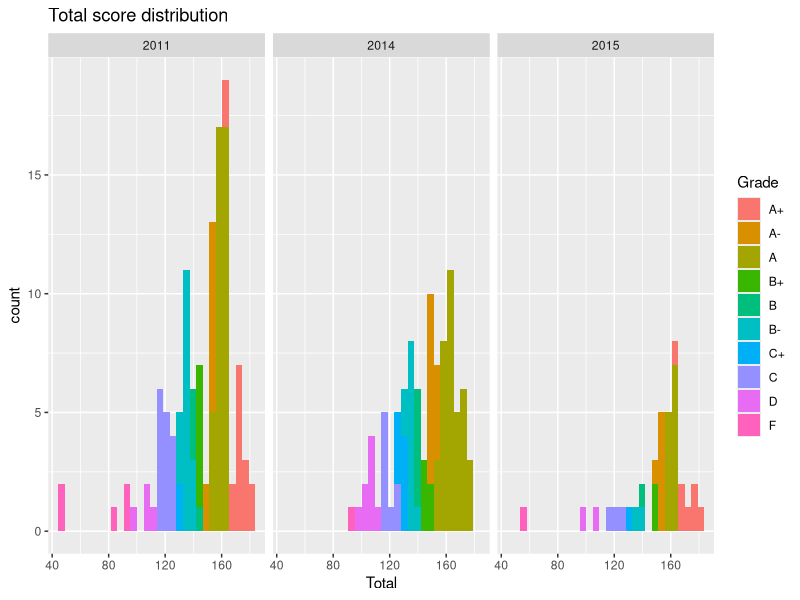
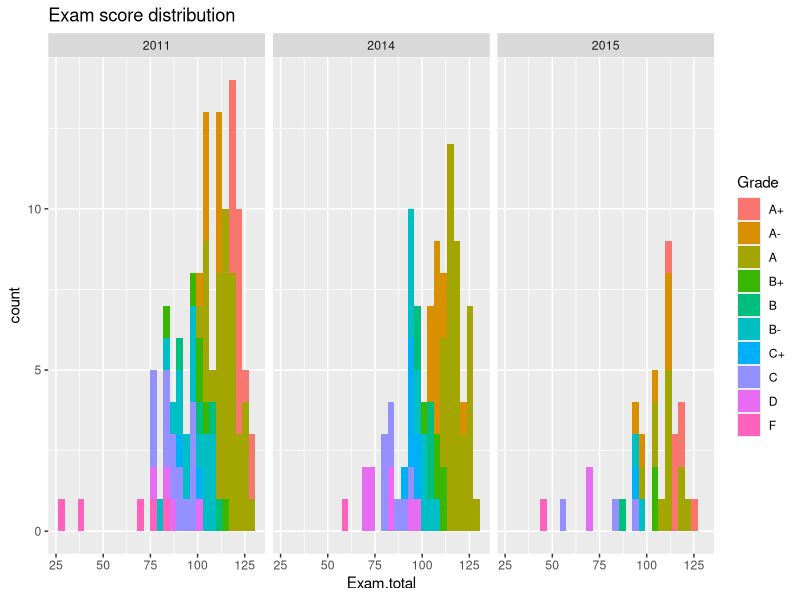
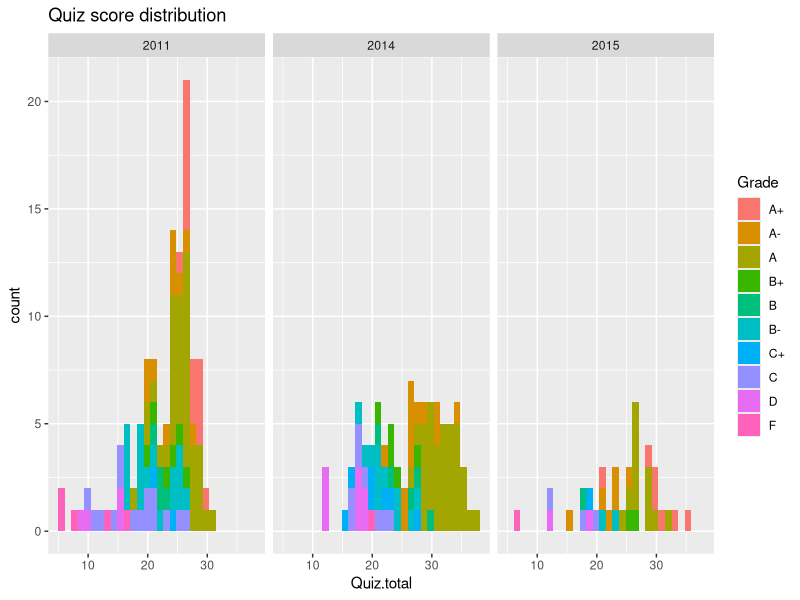

Generate these figures, in order, with R:
## ---- chunk 1
df_260 <- read.csv('data/260-recent-grades.csv')
library(ggplot2) # pretty plotting
# levels(df_260$Grade) <- ordered(df_260$Grade, levels=c("F", "D", "C", "C+", "B-", "B", "B+", "A-", "A", "A+"))
df_260$Grade <- factor(df_260$Grade, levels=c("A+", "A-", "A", "B+", "B", "B-", "C+", "C", "D", "F"))
## ---- chunk 2
p <- ggplot(df_260) +
  aes(Total, fill=Grade) +
  geom_histogram() +
  facet_grid(. ~ Year) + 
  ggtitle('Total score distribution')
p
## ---- chunk 3
p <- ggplot(df_260) +
  aes(Exam.total, fill=Grade) +
  geom_histogram() +
  facet_grid(. ~ Year) + 
  ggtitle('Exam score distribution')
p
## ---- chunk 4
p <- ggplot(df_260) +
  aes(Quiz.total, fill=Grade) +
  geom_histogram() +
  facet_grid(. ~ Year) + 
  ggtitle('Quiz score distribution')
p
